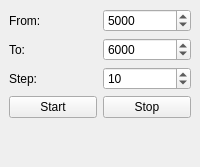
  <widget class="QDockWidget" name="focus_dockWidget">
   <property name="features">
    <set>QDockWidget::DockWidgetFloatable|QDockWidget::DockWidgetMovable</set>
   </property>
   <property name="windowTitle">
    <string>Foc&amp;us</string>
   </property>
   <attribute name="dockWidgetArea">
    <number>2</number>
   </attribute>
   <widget class="QWidget" name="dockWidgetContents_4">
    <layout class="QGridLayout" name="gridLayout_14">
     <item row="2" column="1">
      <widget class="QSpinBox" name="spinBox_3">
       <property name="maximum">
        <number>1000</number>
       </property>
       <property name="value">
        <number>10</number>
       </property>
      </widget>
     </item>
     <item row="3" column="0">
      <widget class="QPushButton" name="pushButton">
       <property name="text">
        <string>Start</string>
       </property>
      </widget>
     </item>
     <item row="3" column="1">
      <widget class="QPushButton" name="pushButton_2">
       <property name="text">
        <string>Stop</string>
       </property>
      </widget>
     </item>
     <item row="1" column="1">
      <widget class="QSpinBox" name="spinBox">
       <property name="maximum">
        <number>8192</number>
       </property>
       <property name="value">
        <number>6000</number>
       </property>
      </widget>
     </item>
     <item row="2" column="0">
      <widget class="QLabel" name="label_26">
       <property name="text">
        <string>Step:</string>
       </property>
      </widget>
     </item>
     <item row="0" column="1">
      <widget class="QSpinBox" name="spinBox_2">
       <property name="maximum">
        <number>8192</number>
       </property>
       <property name="value">
        <number>5000</number>
       </property>
      </widget>
     </item>
     <item row="1" column="0">
      <widget class="QLabel" name="label_24">
       <property name="text">
        <string>To:</string>
       </property>
      </widget>
     </item>
     <item row="0" column="0">
      <widget class="QLabel" name="label_22">
       <property name="text">
        <string>From:</string>
       </property>
      </widget>
     </item>
     <item row="4" column="0">
      <spacer name="verticalSpacer_2">
       <property name="orientation">
        <enum>Qt::Vertical</enum>
       </property>
       <property name="sizeHint" stdset="0">
        <size>
         <width>20</width>
         <height>40</height>
        </size>
       </property>
      </spacer>
     </item>
    </layout>
   </widget>
  </widget>
